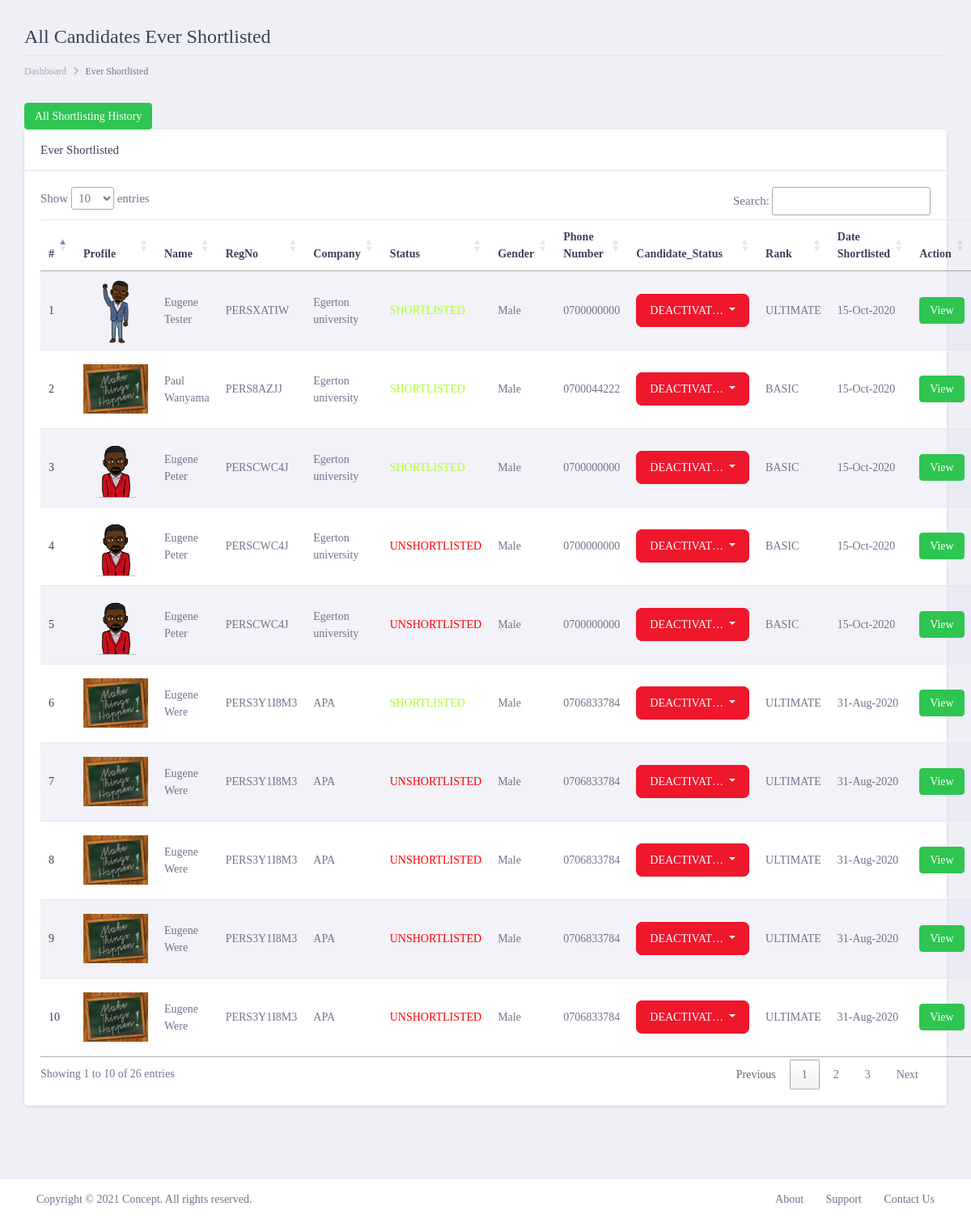
/lmladmin/allshortlistedemployeeshistory/ (signed in), run on an earlier commit of the app's database.
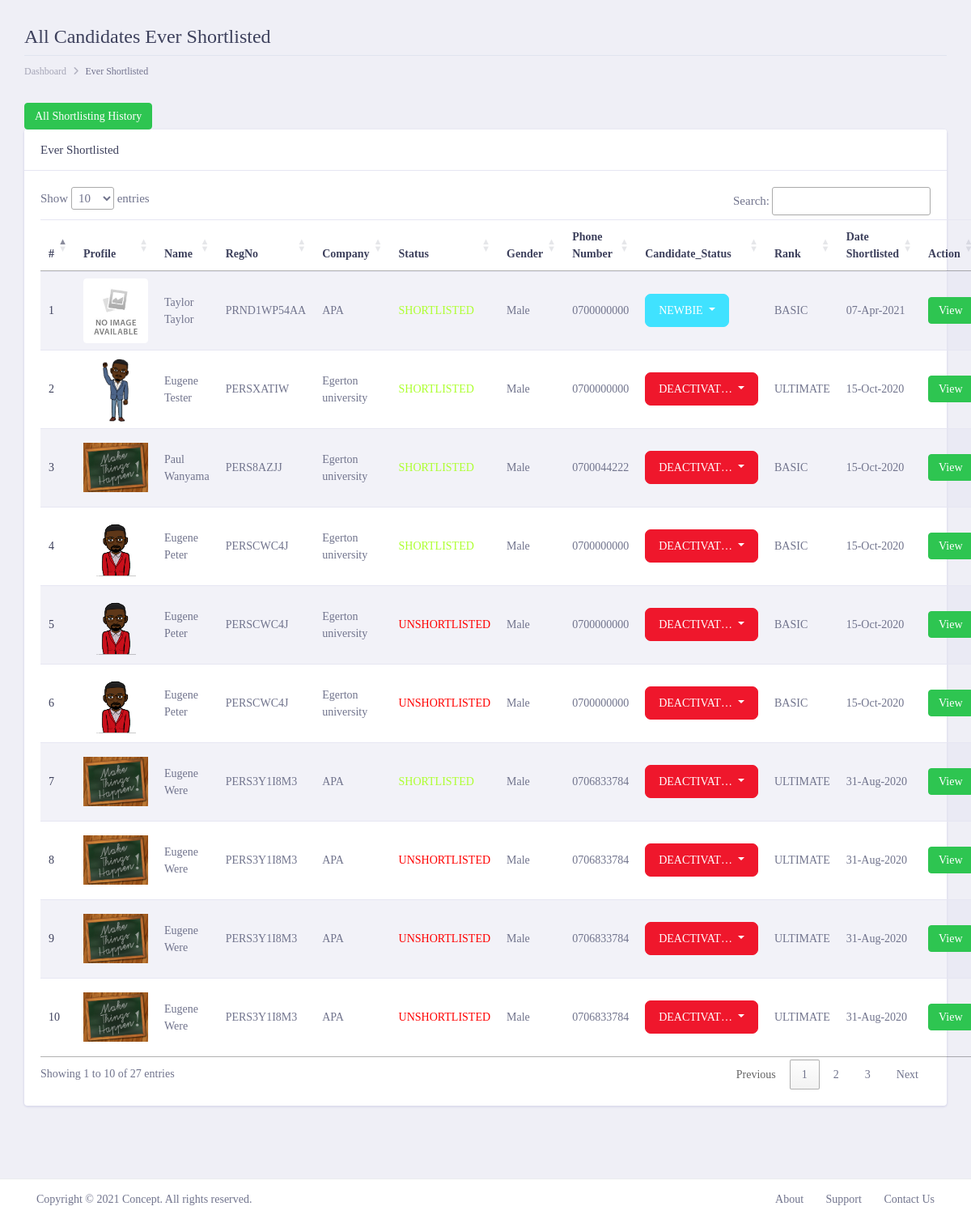
And on a later commit of the database.
### lmlappadmin/models.py (models this page shows, shortened)
class CompanyShortlistCustomers(models.Model):
    company = models.ForeignKey(Company, on_delete=models.CASCADE)
    customer = models.ForeignKey(Customer, on_delete=models.CASCADE)
    SHORTLIST_STATUS = {
        ('SHORTLISTED', 'Shortlisted'),
        ('UNSHORTLISTED', 'Unshortlisted'),
    }
    payment_status = models.CharField(max_length=200, choices=SHORTLIST_STATUS, default='SHORTLISTED', null=False,
                                      blank=False)
    created_at = models.DateTimeField(auto_now_add=True)
    updated_at = models.DateTimeField(auto_now=True)

class Customer(get_user_model()):
    profile_image = models.ImageField(max_length=200, upload_to='customerImages', default='noimage.jpg', null=True,
                                      blank=True)
    regpayment = models.ForeignKey(CustomerPayments, on_delete=models.SET_NULL, null=True)
    country = models.CharField(max_length=100, null=False, blank=False)
    county = models.ForeignKey(County, on_delete=models.SET_NULL, null=True)
    region = models.ForeignKey(Region, on_delete=models.SET_NULL, null=True)
    gender = models.CharField(max_length=100, null=False, blank=False)
    category = models.ForeignKey(Category, on_delete=models.SET_NULL, null=True)
    phone_number = models.CharField(max_length=20, null=False, blank=False)
    date_of_birth = models.DateField(default=datetime.datetime.now)
    landmark = models.CharField(max_length=100, null=True, blank=True)
    huduma_no = models.CharField(max_length=100, null=True, blank=True)
    job_type = models.CharField(max_length=200, null=False, blank=False)
    disability = models.TextField(null=True, blank=True)
    marital_status = models.CharField(max_length=100, null=True, blank=True)
    created_at = models.DateTimeField(auto_now_add=True)
    updated_at = models.DateTimeField(auto_now=True)
    biography = models.TextField()
    PERSONNEL_STATUS = {
        ('NEWBIE', 'Newbie'),
        ('DEACTIVATED', 'Deactivated'),
    }
    status = models.CharField(choices=PERSONNEL_STATUS, default='NEWBIE', max_length=200, null=False, blank=False)
    PAYMENT_STATUS = {
        ('PAID', 'Paid'),
        ('UNPAID', 'UnPaid'),
        ('PARTIAL', 'Partial'),
    }
    pay_status = models.CharField(choices=PAYMENT_STATUS, default='UNPAID', max_length=200, null=False, blank=False)
    RANK_STATUS = {
        ('BASIC', 'Basic'),
        ('PREMIUM', 'Premium'),
        ('ULTIMATE', 'Ultimate'),
    }
    rank_status = models.CharField(choices=RANK_STATUS, default='BASIC', max_length=200, null=False, blank=False)
    DISABILITY_STATUS = [
        ('DISABLED', 'Disabled'),
        ('NOT_DISABLED', 'Not_Disabled')
    ]
    disability_status = models.CharField(choices=DISABILITY_STATUS, default='NOT_DISABLED', max_length=200, null=True,
                                         blank=False)
    class Meta:
        verbose_name = 'Customer'
        verbose_name_plural = 'Customers'
    @property
    def customer_reg_no(self):
        regno = CustomerRegNo.objects.filter(customer=self).first()
        if regno:
            return regno.personel_reg_no
        else:
            return 'NO_REGNO_ON_THIS_GUY'

class CustomerRegNo(models.Model):
    customer = models.ForeignKey(Customer, on_delete=models.CASCADE)
    personel_reg_no = models.CharField(max_length=100, null=False, blank=False, unique=True)
    created_at = models.DateTimeField(auto_now_add=True)
    updated_at = models.DateTimeField(auto_now=True)

class Company(get_user_model()):
    logo = models.ImageField(max_length=200, upload_to='employerlogo', default='noimage.jpg', null=True, blank=True)
    regpayment = models.ForeignKey(CompanyRegistrationPayment, on_delete=models.SET_NULL, null=True)
    category = models.ForeignKey(Category, on_delete=models.SET_NULL, null=True)
    company_name = models.CharField(max_length=200, null=False, blank=False)
    phone_number = models.CharField(max_length=200, null=False, blank=False, default='0700000000')
    county = models.ForeignKey(County, on_delete=models.SET_NULL, null=True)
    region = models.ForeignKey(Region, on_delete=models.SET_NULL, null=True)
    landmark = models.CharField(max_length=100, null=False, blank=False)
    company_motto = models.CharField(max_length=100, null=False, blank=False)
    brief_details = models.TextField()
    bizness_entity_type = models.CharField(max_length=100, null=False, blank=False)
    date_created = models.DateField(default=datetime.datetime.now, null=False, blank=False)
    description = models.TextField()
    website = models.CharField(max_length=100, null=True, blank=True)
    company_email = models.CharField(max_length=100, null=False, blank=False)
    kra_number = models.CharField(max_length=100, null=False, blank=False)
    alphanumeric = RegexValidator(r'^[0-9a-zA-Z]*$', 'Only alphanumeric characters are allowed.')
    bussiness_reg_no = models.CharField(max_length=100, null=True, blank=True, unique=True, validators=[alphanumeric])
    created_at = models.DateTimeField(auto_now_add=True)
    updated_at = models.DateTimeField(auto_now=True)
    COMPANY_STATUS = {
        ('NEWBIE', 'Newbie'),
        ('REGISTERED_CONFIRMED', 'Registerd_confirmed'),
        ('DEACTIVATED', 'Deactivated'),
    }
    status = models.CharField(choices=COMPANY_STATUS, default='NEWBIE', max_length=200, null=False, blank=False)
    RANK_STATUS = {
        ('UNDEFINED', 'Undefined'),
        ('BASIC', 'Basic'),
        ('PREMIUM', 'Premium'),
        ('ULTIMATE', 'Ultimate'),
        ('PRO_BASIC', 'Pro_basic'),
        ('PRO_ULTIMATE', 'Pro_ultimate'),
        ('PLATINUM', 'Platinum'),
    }
    rank_status = models.CharField(choices=RANK_STATUS, default='UNDEFINED', max_length=200, null=False, blank=False)
    class Meta:
        verbose_name = 'Employer'
        verbose_name_plural = 'Employers'

### lmlappadmin/views.py (the view)
# urls.py: path('allshortlistedemployeeshistory/',views.allshortlistedemployeeshistory, name='allshortlistedemployeeshistory'),
@login_required()
def allshortlistedemployeeshistory(request):
    employ = CompanyShortlistCustomers.objects.all().order_by('-created_at')
    context = {
        'title': 'Shortlisted History',
        'customers': employ,
    }
    return render(request,'employee/allshortlistinghistory.html', context)

### lmlapp/templatetags/call_methods.py (called while the page is built)
@register.filter(name='contactushome')
def comments(request):
    contactushome = ContactUsHome.objects.filter(status="UNREAD").order_by("-created_at")
    if contactushome is not None:
        return contactushome
    return False

@register.filter(name='contactushomecount')
def commentscount(request):
    contactushomecount = ContactUsHome.objects.count()
    if contactushomecount > 0:
        return contactushomecount
    return False

### lmlappadmin/templates/employee/allshortlistinghistory.html (shortened to what this page needs)
{% extends 'admin/layout.html' %}
{% load static %}
{% block content %}
       <div class="dashboard-wrapper ml-0">
            <div class="container-fluid  dashboard-content">
                <div class="row">
                    <div class="col-xl-12 col-lg-12 col-md-12 col-sm-12 col-12">
                        <div class="page-header">
                            <h2 class="pageheader-title"> All Candidates Ever Shortlisted</h2>
                            <div class="page-breadcrumb">
                                <nav aria-label="breadcrumb">
                                    <ol class="breadcrumb">
                                        <li class="breadcrumb-item"><a href="{% url 'LMLAdmin:home' %}" class="breadcrumb-link">Dashboard</a></li>
                                        <li class="breadcrumb-item active" aria-current="page">Ever Shortlisted</li>
                                    </ol>
                                </nav>
                            </div>
                        </div>
                    </div>
                </div>
                <div class="row">
                    <div class="col-xl-12 col-lg-12 col-md-12 col-sm-12 col-12">
                     <a href="" class="btn btn-success btn-sm rounded">All Shortlisting History</a>
                            <div class="card">
                                <h5 class="card-header">Ever Shortlisted</h5>
                                <div class="card-body">
                                    <table class="table table-striped" id="myDataTable">
                                        <thead>
                                            <tr>
                                                <th scope="col">#</th>
                                                <th scope="col">Profile</th>
                                                <th scope="col">Name</th>
                                                <th scope="col">RegNo</th>
                                                <th scope="col">Company</th>
                                                <th scope="col">Status</th>
                                                <th scope="col">Gender</th>
                                                <th scope="col">Phone Number</th>
                                                <th scope="col">Candidate_Status</th>
                                                <th scope="col">Rank</th>
                                                <th scope="col">Date Shortlisted</th>
                                                <th scope="col">Action</th>
                                            </tr>
                                        </thead>
                                        <tbody>
                                            {% for employee in customers %}
                                                <tr>
                                                    <th scope="row">{{forloop.counter}}</th>
                                                    <td>
                                                        <div style="width: 80px; height: 80px; overflow: hidden;" class="rounded">
                                                            <img style="object-fit: contain;" class="w-100 h-100 rounded" src="{{ employee.customer.profile_image.url }}" alt="">
                                                        </div>
                                                    </td>
                                                    <td>{{employee.customer.first_name|title }} {{ employee.customer.last_name|title  }}</td>
                                                    <td>{{employee.customer.customer_reg_no}}</td>
                                                    <td>{{employee.company.company_name }}</td>
                                                    <td  {% if  employee.payment_status == 'SHORTLISTED' %}
                                                              style="color: greenyellow;"
                                                         {% elif  employee.payment_status == 'UNSHORTLISTED' %}
                                                             style="color: red;"
                                                         {% endif %}>{{employee.payment_status }}</td>
                                                    <td>{{employee.customer.gender}}</td>
                                                    <td>{{employee.customer.phone_number}}</td>
                                                    <td>
                                                        <div class="dropdown">
                                                          <button class="btn btn-secondary
                                                          {% if  employee.customer.status == 'NEWBIE' %}
                                                             btn-secondary
                                                         {% elif  employee.customer.status == 'REGISTERED_CONFIRMED' %}
                                                            btn-success
                                                         {% elif  employee.customer.status == 'DEACTIVATED' %}
                                                            btn-danger
                                                         {% endif %}
                                                          dropdown-toggle" type="button" id="dropdownMenuButton" data-toggle="dropdown" aria-haspopup="true" aria-expanded="false">
                                                              {{ employee.customer.status|truncatechars:10 }}
                                                          </button>
                                                        </div>
                                                    </td>
                                                    <td>{{employee.customer.rank_status}}</td>
                                                    <td>{{employee.created_at|date:'d-M-Y'}}</td>
                                                    <td>
                                                        <a target="_blank" href="{% url 'LMLAdmin:employeesdetails' employee.customer.id %}" class="btn btn-success btn-sm rounded">View</a>
                                                    </td>
                                                </tr>
                                            {%  endfor  %}
                                        </tbody>
                                    </table>
                                </div>
                            </div>
                        </div>
                </div>
            </div>
        </div>
{% endblock content %}

### lmlappadmin/templates/admin/layout.html (shortened to what this page needs)
<!doctype html>
{% load humanize %}
{% load static %}
{% load call_methods %}
<html lang="en">
<head>
    <link rel="stylesheet" href="{% static 'assets/vendor/bootstrap/css/bootstrap.min.css' %}">
    <link href="{% static 'assets/vendor/fonts/circular-std/style.css' %}" rel="stylesheet">
    <link rel="stylesheet" href="{% static 'assets/libs/css/style.css' %}">
    <link rel="stylesheet" href="{% static 'assets/vendor/fonts/fontawesome/css/fontawesome-all.css' %}">
    <link rel="stylesheet" href="{% static 'assets/vendor/charts/chartist-bundle/chartist.css' %}">
    <link rel="stylesheet" href="{% static 'assets/vendor/charts/morris-bundle/morris.css' %}">
    <link rel="stylesheet" href="{% static 'assets/vendor/fonts/material-design-iconic-font/css/materialdesignicons.min.css' %}">
    <link rel="stylesheet" href="{% static 'assets/vendor/charts/c3charts/c3.css' %}">
    <link rel="stylesheet" href="{% static 'assets/vendor/fonts/flag-icon-css/flag-icon.min.css' %}">
     <link rel="stylesheet" href="https://cdnjs.cloudflare.com/ajax/libs/sweetalert/1.1.3/sweetalert.min.css">
    <link rel="stylesheet" type="text/css" href="https://cdn.datatables.net/1.10.21/css/jquery.dataTables.min.css"/>
</head>
<body>
    <div class="dashboard-main-wrapper" style=" padding-top: 0 !important;">
        <div style="overflow: auto; margin: 0 !important;" class="dashboard-wrapper">
            {% block content %}
            {% endblock content %}
            <div class="footer">
                <div class="container-fluid">
                    <div class="row">
                        <div class="col-xl-6 col-lg-6 col-md-6 col-sm-12 col-12">
                             Copyright ©
                            <script> var yr = new Date; document.write(yr.getFullYear());</script> Concept. All rights reserved.
                        </div>
                        <div class="col-xl-6 col-lg-6 col-md-6 col-sm-12 col-12">
                            <div class="text-md-right footer-links d-none d-sm-block">
                                <a href="javascript: void(0);">About</a>
                                <a href="javascript: void(0);">Support</a>
                                <a href="javascript: void(0);">Contact Us</a>
                            </div>
                        </div>
                    </div>
                </div>
            </div>
        </div>
    </div>
    {% load sweetify %}
</body>
</html>

### lmlappadmin/templates/admin/layout.html (style rules this page uses)
.btn { border-radius: 7px; }

What changed in the data, as far as the page shows it:
no longer on this page (row unchanged): CompanyShortlistCustomers: customer.profile_image (picture), customer.first_name "Eugene", customer.last_name "Were", customer.customer_reg_no "PERS3Y1I8M3", company.company_name "APA", payment_status "UNSHORTLISTED", customer.gender "Male", customer.phone_number "0706833784", customer.status "DEACTIVAT…", customer.rank_status "ULTIMATE", created_at "31-Aug-2020"
added CompanyShortlistCustomers: customer.profile_image (placeholder picture), customer.first_name "Taylor", customer.last_name "Taylor", customer.customer_reg_no "PRND1WP54AA", company.company_name "APA", payment_status "SHORTLISTED", customer.gender "Male", customer.phone_number "0700000000", customer.status "NEWBIE", customer.rank_status "BASIC", created_at "07-Apr-2021"
Also different on the page:
text written by a page script: "Show entries Search: Showing 1 to 10 of 26 entries Previous 1 2 3 Next" → "Show entries Search: Showing 1 to 10 of 27 entries Previous 1 2 3 Next"
